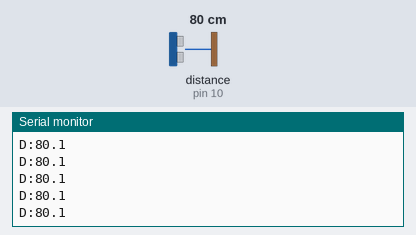
Bench run of a sketch on a simulated Arduino Mega 2560, built with avr-gcc and run on an emulated ATmega2560. Parts: the last lines printed to the serial monitor. Wiring (inferred from the names in the program): ultrasonic range finder: trigger pin 9; echo pin 10. Inputs (shaded band) come from the test bench; at power-on: distance to the obstacle (sensor on pin 10) 80 cm. The echo pulse lasts 58.3 µs per cm.

Above: at 1.3 s.
1.4 s: distance to the obstacle (sensor on pin 10) set to 2 cm
At 1.64 s:
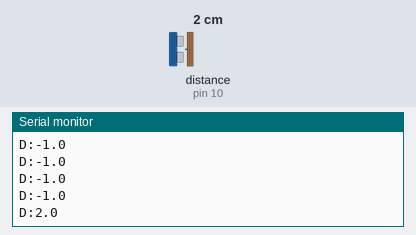
2.9 s: distance to the obstacle (sensor on pin 10) set to 4 cm
At 2.92 s:
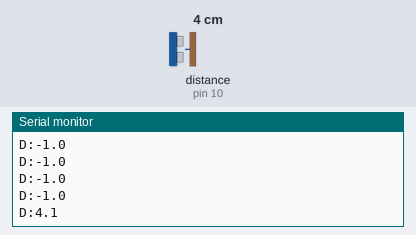
Timing chart, 0 to 5.9 s (numbered marks = the images above; inputs shaded):
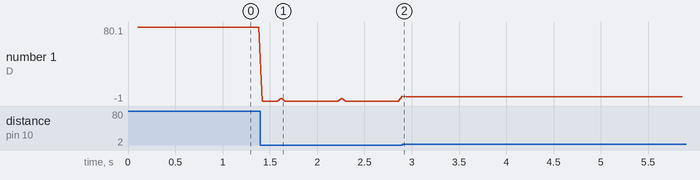

The sketch:

stranger_flappy.ino
```cpp
/*
  STRANGER FLAPPY - Arduino UNO
  ------------------------------------------------------------------
  Ligações:
     HC-SR04 VCC  -> 5V
     HC-SR04 GND  -> GND
     HC-SR04 TRIG -> D9
     HC-SR04 ECHO -> D10

  Envia pela serial (115200 baud), ~25 vezes por segundo:
     D:12.3     distância em cm
     D:-1       sem leitura / fora de alcance
  O script Python lê essas linhas. Não precisa enviar nada de volta.
*/

const uint8_t PIN_TRIG = 9;
const uint8_t PIN_ECHO = 10;

const unsigned long BAUD           = 115200;
const unsigned long PING_INTERVAL  = 40;      // ms entre disparos
const unsigned long ECHO_TIMEOUT   = 30000UL; // us (~5 m)
const float         MAX_CM         = 200.0;   // acima disso = inválido
const float         MIN_CM         = 2.0;     // abaixo disso = inválido (ruído)

float hist[3] = {-1, -1, -1};   // últimas 3 leituras para a mediana
uint8_t hidx = 0;
uint8_t failCount = 0;
unsigned long lastPing = 0;

float pingOnce() {
  digitalWrite(PIN_TRIG, LOW);
  delayMicroseconds(5);
  digitalWrite(PIN_TRIG, HIGH);
  delayMicroseconds(10);
  digitalWrite(PIN_TRIG, LOW);

  unsigned long dur = pulseIn(PIN_ECHO, HIGH, ECHO_TIMEOUT);
  if (dur == 0) return -1.0;
  float cm = dur / 58.0;          // us -> cm
  if (cm < MIN_CM || cm > MAX_CM) return -1.0;
  return cm;
}

// Mediana das últimas 3 leituras
float median3(float a, float b, float c) {
  if ((a <= b && b <= c) || (c <= b && b <= a)) return b;
  if ((b <= a && a <= c) || (c <= a && a <= b)) return a;
  return c;
}

void setup() {
  pinMode(PIN_TRIG, OUTPUT);
  pinMode(PIN_ECHO, INPUT);
  digitalWrite(PIN_TRIG, LOW);
  Serial.begin(BAUD);
  delay(100);
  Serial.println("READY");
}

void loop() {
  unsigned long now = millis();
  if (now - lastPing < PING_INTERVAL) return;
  lastPing = now;

  float d = pingOnce();

  // Se o sensor falhar várias vezes seguidas, tenta "destravar" o ECHO
  if (d < 0) {
    if (++failCount >= 10) {
      pinMode(PIN_ECHO, OUTPUT);
      digitalWrite(PIN_ECHO, LOW);
      delay(5);
      pinMode(PIN_ECHO, INPUT);
      failCount = 0;
    }
  } else {
    failCount = 0;
  }

  hist[hidx] = d;
  hidx = (hidx + 1) % 3;

  float out;
  if (hist[0] < 0 || hist[1] < 0 || hist[2] < 0) {
    out = d;                              // enquanto o histórico não está cheio/válido
  } else {
    out = median3(hist[0], hist[1], hist[2]);
  }

  Serial.print("D:");
  Serial.println(out, 1);
}
```

Measured:
- after the input at 1.4 s, the serial monitor: prints a new line at once (image 1)
- after the input at 2.9 s, the serial monitor: prints a new line at once (image 2)
- plotted number 1: 80.1 → -1 after the input at 1.4 s, -1 → 3.7 after the input at 2.9 s
